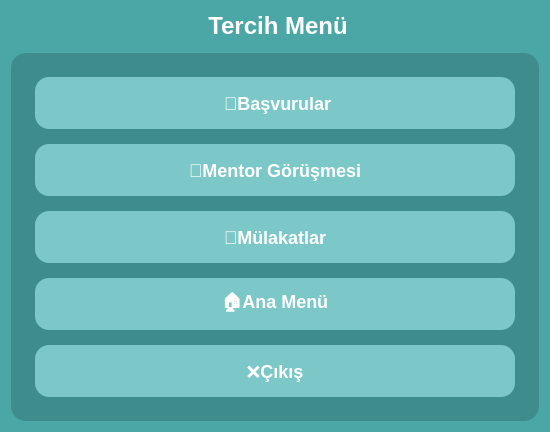
<?xml version="1.0" encoding="UTF-8"?>
<ui version="4.0">
 <class>PreferencesMenu</class>
 <widget class="QWidget" name="PreferencesMenu">
  <property name="geometry">
   <rect>
    <x>0</x>
    <y>0</y>
    <width>550</width>
    <height>432</height>
   </rect>
  </property>
  <property name="minimumSize">
   <size>
    <width>550</width>
    <height>0</height>
   </size>
  </property>
  <property name="maximumSize">
   <size>
    <width>650</width>
    <height>432</height>
   </size>
  </property>
  <property name="windowTitle">
   <string>Preferences Menu</string>
  </property>
  <property name="styleSheet">
   <string notr="true">background-color: #4ba6a6;</string>
  </property>
  <layout class="QVBoxLayout" name="verticalLayout">
   <item>
    <layout class="QHBoxLayout" name="horizontalLayout_2">
     <property name="sizeConstraint">
      <enum>QLayout::SizeConstraint::SetDefaultConstraint</enum>
     </property>
     <item>
      <widget class="QLabel" name="label">
       <property name="maximumSize">
        <size>
         <width>110</width>
         <height>30</height>
        </size>
       </property>
       <property name="text">
        <string/>
       </property>
       <property name="pixmap">
        <pixmap>../../resorces/logo.png</pixmap>
       </property>
       <property name="scaledContents">
        <bool>true</bool>
       </property>
      </widget>
     </item>
     <item>
      <widget class="QLabel" name="labelTitle">
       <property name="sizePolicy">
        <sizepolicy hsizetype="Preferred" vsizetype="Fixed">
         <horstretch>0</horstretch>
         <verstretch>0</verstretch>
        </sizepolicy>
       </property>
       <property name="font">
        <font>
         <pointsize>18</pointsize>
         <bold>true</bold>
        </font>
       </property>
       <property name="mouseTracking">
        <bool>false</bool>
       </property>
       <property name="styleSheet">
        <string notr="true">color: white;</string>
       </property>
       <property name="text">
        <string>Tercih Menü</string>
       </property>
       <property name="scaledContents">
        <bool>false</bool>
       </property>
       <property name="alignment">
        <set>Qt::AlignmentFlag::AlignCenter</set>
       </property>
      </widget>
     </item>
     <item>
      <spacer name="horizontalSpacer">
       <property name="orientation">
        <enum>Qt::Orientation::Horizontal</enum>
       </property>
       <property name="sizeType">
        <enum>QSizePolicy::Policy::Fixed</enum>
       </property>
       <property name="sizeHint" stdset="0">
        <size>
         <width>110</width>
         <height>30</height>
        </size>
       </property>
      </spacer>
     </item>
    </layout>
   </item>
   <item>
    <spacer name="verticalSpacer">
     <property name="orientation">
      <enum>Qt::Orientation::Vertical</enum>
     </property>
     <property name="sizeHint" stdset="0">
      <size>
       <width>20</width>
       <height>40</height>
      </size>
     </property>
    </spacer>
   </item>
   <item>
    <widget class="QFrame" name="frameContainer">
     <property name="styleSheet">
      <string notr="true">
QFrame {
    background-color: #3e8c8c;
    border-radius: 15px;
    padding: 15px;
}</string>
     </property>
     <layout class="QVBoxLayout" name="frameLayout">
      <property name="spacing">
       <number>15</number>
      </property>
      <item>
       <widget class="QPushButton" name="btn_applications">
        <property name="font">
         <font>
          <pointsize>-1</pointsize>
          <italic>false</italic>
          <bold>true</bold>
          <kerning>true</kerning>
         </font>
        </property>
        <property name="styleSheet">
         <string notr="true">QPushButton {
    background-color: #7cc7c7;
    color: white;
    font-weight: bold;
    font-size: 18px;             /* Yazı büyük – butonu dolduracak gibi */
    border: none;
    border-radius: 14px;
    padding: 6px 14px;
    min-height: 40px;
}
QPushButton:hover {
    background-color: #6bb5b5;
}
QPushButton:pressed {
    background-color: #5aa4a4;
}
</string>
        </property>
        <property name="text">
         <string>	📄Başvurular</string>
        </property>
       </widget>
      </item>
      <item>
       <widget class="QPushButton" name="btn_mentor">
        <property name="font">
         <font>
          <pointsize>-1</pointsize>
          <bold>true</bold>
         </font>
        </property>
        <property name="styleSheet">
         <string notr="true">QPushButton {
    background-color: #7cc7c7;
    color: white;
    font-weight: bold;
    font-size: 18px;             /* Yazı büyük – butonu dolduracak gibi */
    border: none;
    border-radius: 14px;
    padding: 6px 14px;
    min-height: 40px;
}
QPushButton:hover {
    background-color: #6bb5b5;
}
QPushButton:pressed {
    background-color: #5aa4a4;
}
</string>
        </property>
        <property name="text">
         <string>🤝Mentor Görüşmesi</string>
        </property>
       </widget>
      </item>
      <item>
       <widget class="QPushButton" name="btn_interviews">
        <property name="font">
         <font>
          <pointsize>-1</pointsize>
          <bold>true</bold>
         </font>
        </property>
        <property name="styleSheet">
         <string notr="true">QPushButton {
    background-color: #7cc7c7;
    color: white;
    font-weight: bold;
    font-size: 18px;             /* Yazı büyük – butonu dolduracak gibi */
    border: none;
    border-radius: 14px;
    padding: 6px 14px;
    min-height: 40px;
}
QPushButton:hover {
    background-color: #6bb5b5;
}
QPushButton:pressed {
    background-color: #5aa4a4;
}
</string>
        </property>
        <property name="text">
         <string>🎤Mülakatlar</string>
        </property>
       </widget>
      </item>
      <item>
       <widget class="QPushButton" name="btn_extra1">
        <property name="font">
         <font>
          <pointsize>-1</pointsize>
          <bold>true</bold>
         </font>
        </property>
        <property name="styleSheet">
         <string notr="true">QPushButton {
    background-color: #7cc7c7;
    color: white;
    font-weight: bold;
    font-size: 18px;             /* Yazı büyük – butonu dolduracak gibi */
    border: none;
    border-radius: 14px;
    padding: 6px 14px;
    min-height: 40px;
}
QPushButton:hover {
    background-color: #6bb5b5;
}
QPushButton:pressed {
    background-color: #5aa4a4;
}
</string>
        </property>
        <property name="text">
         <string>🏠Ana Menü</string>
        </property>
       </widget>
      </item>
      <item>
       <widget class="QPushButton" name="btn_extra2">
        <property name="font">
         <font>
          <pointsize>-1</pointsize>
          <bold>true</bold>
         </font>
        </property>
        <property name="styleSheet">
         <string notr="true">QPushButton {
    background-color: #7cc7c7;
    color: white;
    font-weight: bold;
    font-size: 18px;             /* Yazı büyük – butonu dolduracak gibi */
    border: none;
    border-radius: 14px;
    padding: 6px 14px;
    min-height: 40px;
}
QPushButton:hover {
    background-color: #6bb5b5;
}
QPushButton:pressed {
    background-color: #5aa4a4;
}
</string>
        </property>
        <property name="text">
         <string>❌Çıkış</string>
        </property>
       </widget>
      </item>
     </layout>
    </widget>
   </item>
  </layout>
 </widget>
 <resources/>
 <connections/>
</ui>
